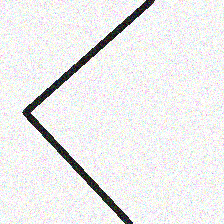
#> input picture Training_files/Data/Dataset/line_aug_0338.png, 224 x 224 px, found by its file name; its folder holds only this picture in this run
$ python Labeling.py
#> lines starting #> are read from the running program, lines starting #| are printed output that depends on the picture; after the words box and inside, x2 and y2 are one past the last pixel; in counts of white or black regions, pixels touching at a corner belong together; long printed decimals are rounded
### ML/Utils.py
import cv2
import os
import numpy as np

# --- Funzione per la scala di grigi ---
def get_mask(image):
    gray = cv2.cvtColor(image, cv2.COLOR_BGR2GRAY)
    _, mask = cv2.threshold(gray, 0, 255, cv2.THRESH_BINARY_INV + cv2.THRESH_OTSU)
    return mask

def canonical_mask(img):
    if img is None:
        return None

    img_224 = cv2.resize(
        img,
        (224, 224),
        interpolation=cv2.INTER_NEAREST,
    )

    return get_mask(img_224)


# [16 lines left out: functions preprocess, normalize_error, not called in this run]

# --- Funzioni per recuperare le immagini ---
def img_grab(base_dir=None, quantity="all", folders = None):
#> called with quantity = 'all'
    if folders is None:
        folders=["Dataset", "ti"]

    if base_dir is None:
        base_dir = os.path.dirname(os.path.abspath(__file__))

    image_paths = []

    for folder in folders:
        dataset_dir = os.path.join(base_dir, "..", "Data", folder)

        for filename in sorted(os.listdir(dataset_dir)):
            if filename.lower().endswith(".png"):
                image_paths.append(
                    (filename, os.path.join(dataset_dir, filename))
                )

        if quantity != "all":
            image_paths = image_paths[:quantity]
#> pass 2 of the loop in img_grab, `for folder in folders:`:

    return image_paths

### Training_files/ML/Labeling.py
import cv2
import os
import numpy as np
import pandas as pd

import Utils as ut

# --- Costanti e Parametri ---
HEIGHT = 224
WIDTH = 224
BLACK_THRESHOLD = 60                # Grayscale threshold for line detection (0-255)
BASE = os.path.dirname(os.path.abspath(__file__))
FOLDERS = ["Dataset", "Sim"]


center = (WIDTH // 2, HEIGHT // 2)
offset = int(HEIGHT // 4)
tolerance_x = max(2, WIDTH // 20)   # Horizontal tolerance for centroid (minimum 2 pixels)
tolerance_y = max(2, HEIGHT // 15)  # Vertical tolerance for centroid (minimum 2 pixels)

# --- Definizione ROI ---
zones = {
    "top":          (center[1] - int(1.5*offset) - tolerance_y, center[1] - int(1.5*offset) + tolerance_y),   # Upper zone
    "center_above": (center[1] + int(0.5*offset) - tolerance_y, center[1] + int(0.5*offset)+ tolerance_y),    # Middle zone above
    "center_below": (center[1] - int(0.5*offset) - tolerance_y, center[1] - int(0.5*offset) + tolerance_y),   # Middle zone below
    "bottom":       (center[1] + int(1.5*offset) - tolerance_y, center[1] + int(1.5*offset) + tolerance_y),   # Lower zone
}
weights = {"top": 0.15, "center_below": 0.25, "center_above": 0.25, "bottom": 0.35}  # Zone weights (bottom zone most important)


# --- Funzione per il calcolo del centroide (baricentro) ---
def find_centroid(mask_roi):
    ys, xs = np.where(mask_roi > 0) # Get all pixel coordinates where mask is non-zero
    if len(xs) == 0:                # If no pixels found
        return None                 # Return None (no line detected)
    cx = int(xs.mean())             # Calculate mean x coordinate of line pixels
    cy = int(ys.mean())             # Calculate mean y coordinate of line pixels
    return (cx, cy)                 # Return centroid coordinates

# --- Funzione per il calcolo del centroide (baricentro) ---
def compute_final_error(mask):
    results = {}                                                        # Dictionary to store results for each zone
    for name, (y1, y2) in zones.items():                                # Iterate through each zone (top, center, bottom)
        y1c, y2c = max(0, y1), min(mask.shape[0], y2)                   # Clip zone boundaries to valid image range
        roi_mask = mask[y1c:y2c, :]                                     # Extract region of interest for this zone
        centroid = find_centroid(roi_mask)                              # Find centroid of line in this zone
        if centroid is not None:                                        # If line was detected in this zone
            cx, cy_local = centroid                                     # Get local centroid coordinates
            cy_full = cy_local + y1c                                    # Convert local y to full image coordinates
            error = cx - center[1]                                      # Calculate horizontal error (positive = right, negative = left)
            results[name] = {"cx": cx, "cy": cy_full, "error": error}   # Store results for this zone
        else:
            results[name] = None                                        # Mark zone as "no line detected"

    total_error = 0.0                                                       # Accumulator for weighted error sum
    total_weight = 0.0                                                      # Accumulator for total weight
    for name, r in results.items():                                         # Iterate through all zone results
        if r is not None:                                                   # If line was detected in this zone
            total_error += r["error"] * weights[name]                       # Add weighted error
            total_weight += weights[name]                                   # Add weight
    final_error = total_error / total_weight if total_weight > 0 else None  # Calculate weighted average error

    return final_error, results                                             # Return final error and all zone results

def label(items=None, folders=None):
    rows = []
    if folders is None:
        folders = FOLDERS
    items = ut.img_grab(folders = folders)

    for idx, (filename, image_path) in enumerate(items):
        img = cv2.imread(str(image_path), cv2.IMREAD_COLOR)
#> img is the input picture: shape (224, 224, 3); mean B, G, R 235.2, 235.2, 235.4

        if img is None:
            print(f"[SKIP] Impossibile caricare: {image_path}")
            continue

        print(
            f"Immagine {idx}: {filename} | "
            f"shape={img.shape}, dtype={img.dtype}"
        )
#| Immagine 0: line_aug_0338.png | shape=(224, 224, 3), dtype=uint8

        mask = ut.canonical_mask(img)
#> in get_mask, `gray = cv2.cvtColor(image, cv2.COLOR_BGR2GRAY)`:
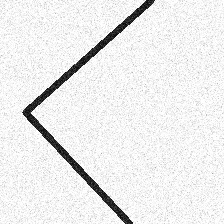
#> gray: shape (224, 224); min 2, max 255, mean 235.3
#> in get_mask, `_, mask = cv2.threshold(gray, 0, 255, cv2.THRESH_BINARY_INV + cv2.THRE..`:
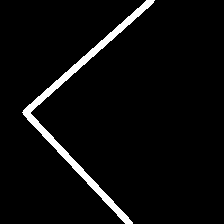
#> mask: shape (224, 224); 4.3% white; 1 white region, box (x1, y1, x2, y2) and area: (22, 0, 155, 224) 2157
        final_error, results = compute_final_error(mask)
#> the loop in compute_final_error, `for name, (y1, y2) in zones.items():` made 4 passes
#> (centroid, cy_full, error) on passes 1 to 4: ((120, 13), 27, 8), ((50, 13), 139, -62), ((57, 13), 83, -55), ((103, 13), 195, -9)
#> pass 1, in compute_final_error, `roi_mask = mask[y1c:y2c, :]`:
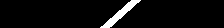
#> roi_mask: shape (28, 224); 4.5% white; 1 white region, box (x1, y1, x2, y2) and area: (100, 0, 141, 28) 284
#> pass 2, in compute_final_error, `roi_mask = mask[y1c:y2c, :]`:
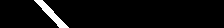
#> roi_mask: shape (28, 224); 4.1% white; 1 white region, box (x1, y1, x2, y2) and area: (34, 0, 69, 28) 258
#> pass 3, in compute_final_error, `roi_mask = mask[y1c:y2c, :]`:
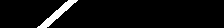
#> roi_mask: shape (28, 224); 4.5% white; 1 white region, box (x1, y1, x2, y2) and area: (37, 0, 78, 28) 284
#> after the loop in compute_final_error, `for name, (y1, y2) in zones.items():`:
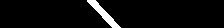
#> roi_mask: shape (28, 224); 4.1% white; 1 white region, box (x1, y1, x2, y2) and area: (87, 0, 121, 28) 258
#> after the loop in compute_final_error, `for name, (y1, y2) in zones.items():`: results = 4 items
#> the loop in compute_final_error, `for name, r in results.items():` made 4 passes
#> (name, r, total_error, total_weight) on passes 1 to 4: ('top', {'cx': 120, 'cy': 27, 'error': 8}, 1.2, 0.15), ('center_above', {'cx': 50, 'cy': 139, 'error': -62}, -14.3, 0.4), ('center_below', {'cx': 57, 'cy': 83, 'error': -55}, -28.05, 0.65), ('bottom', {'cx': 103, 'cy': 195, 'error': -9}, -31.2, 1)
#> after the loop in compute_final_error, `for name, r in results.items():`: total_error = -31.2; total_weight = 1
#> in compute_final_error, `final_error = total_error / total_weight if total_weight > 0 else None`: final_error = -31.2
#> final_error = -31.2; results = 4 items


        print(f"Image {idx}: Final Error = {final_error}")
#| Image 0: Final Error = -31.2
        rows.append({
            "Id": idx,
            "Image": filename,
            "Final Error": final_error,
            "Top Zone": results.get("top"),
            "Center Above Zone": results.get("center_above"),
            "Center Below Zone": results.get("center_below"),
            "Bottom Zone": results.get("bottom"),
        })
#> pass 2 of the loop in label, `for idx, (filename, image_path) in enumerate(items):`:
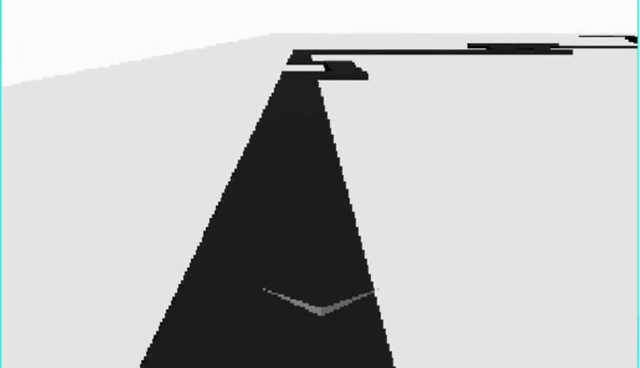
#> input picture Training_files/Data/Sim/scene00037.png, 640 x 368 px, found by its file name
#> in label, img is the input picture: shape (368, 640, 3); mean B, G, R 191.6, 191.7, 190.8
#| Immagine 1: scene00037.png | shape=(368, 640, 3), dtype=uint8
#> in get_mask (call 2), `_, mask = cv2.threshold(gray, 0, 255, cv2.THRESH_BINARY_INV + cv2.THRE..`:
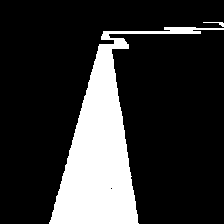
#> mask: shape (224, 224); 19.5% white; 2 white regions, box (x1, y1, x2, y2) and area: (49, 27, 224, 224) 9774, (203, 22, 224, 27) 35
#> the loop in compute_final_error (call 2), `for name, (y1, y2) in zones.items():` made 4 passes
#> (cy in find_centroid, cy_local, cy_full, error) on passes 1 to 4: (17, 17, 31, 47), (14, 14, 140, -14), (14, 14, 84, -11), (13, 13, 195, -17)
#> after the loop in compute_final_error (call 2), `for name, (y1, y2) in zones.items():`:
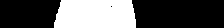
#> roi_mask: shape (28, 224); 34.5% white; 1 white region, box (x1, y1, x2, y2) and area: (54, 0, 136, 28) 2164
#> the loop in compute_final_error (call 2), `for name, r in results.items():` made 4 passes
#> (name, r, total_error, total_weight) on passes 1 to 4: ('top', {'cx': 159, 'cy': 31, 'error': 47}, 7.05, 0.15), ('center_above', {'cx': 98, 'cy': 140, 'error': -14}, 3.55, 0.4), ('center_below', {'cx': 101, 'cy': 84, 'error': -11}, 0.8, 0.65), ('bottom', {'cx': 95, 'cy': 195, 'error': -17}, -5.15, 1)
#> after the loop in compute_final_error (call 2), `for name, r in results.items():`: total_error = -5.15; total_weight = 1
#> in compute_final_error (call 2), `final_error = total_error / total_weight if total_weight > 0 else None`: final_error = -5.15
#| Image 1: Final Error = -5.150

    df = pd.DataFrame(rows)
#> df = table of 2 rows and 7 columns
    df.to_csv(os.path.join(BASE, "labeled_dataset.csv"), index=False)                 # <-- altrimenti perdi tutto
    print(df.head())
#> (printed output is left out)
    return df
                                              # Append results to DataFrame


if __name__ == "__main__":
    label()
